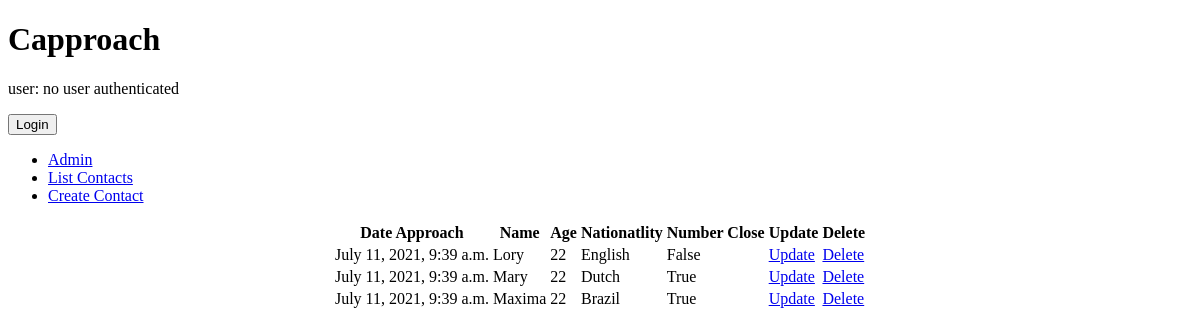
Before: / with the older database file.
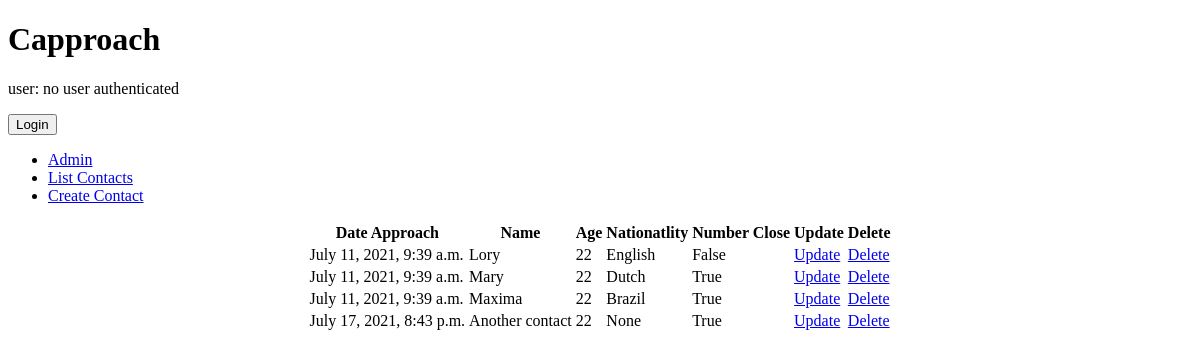
After: the same page with the newer database file.
### core/models.py (models this page shows, shortened)
class Contact(models.Model):
	AGE_CHOICES = [(i,i) for i in range(15, 50)]
	DURATION_CHOICES = [('Short', 'Short'), ('Medium', 'Medium'), ('Long', 'Long')]
	INTERACTION_CHOICES = [(i,i) for i in range(1, 11)]
	LOOKS_CHOICES = [(i,i) for i in range(1, 11)]
	BOOLEAN_CHOICES = [(1, 'yes'),(0, 'no')]
	date_approach = models.DateTimeField(default=timezone.now)
	name = models.CharField(max_length=30, blank=False)
	age = models.IntegerField(blank=True, null=True, choices=AGE_CHOICES, default=22)
	nationality = models.CharField(max_length=30, blank=True, null=True)
	duration = models.CharField(max_length=30, choices=DURATION_CHOICES, default='Medium', blank=True, null=True)
	interaction = models.IntegerField(blank=True, null=True, choices=INTERACTION_CHOICES, default=7)
	looks = models.IntegerField(blank=True, null=True, choices=LOOKS_CHOICES, default=7)
	close = models.BooleanField(choices=BOOLEAN_CHOICES, default=1, blank=True)
	reply = models.BooleanField(choices=BOOLEAN_CHOICES, default=0, blank=True)
	date = models.BooleanField(choices=BOOLEAN_CHOICES, default=0, blank=True)
	lay = models.BooleanField(choices=BOOLEAN_CHOICES, default=0, blank=True)
	comments = models.TextField(blank = True, max_length=300)
	created_at = models.DateTimeField(editable=False, default=timezone.now)
	updated_at = models.DateTimeField(editable=False, default=timezone.now)

### core/views.py (the view)
# urls.py: path('', views.ContactListView.as_view(), name='contact_list'),
class ContactListView(ListView):
	model = Contact

### core/templates/core/contact_list.html
{% extends 'core/base.html' %}
{% block content %}
<center>
<table>
<tr>
<th>Date Approach</th>
<th>Name</th>
<th>Age</th>
<th>Nationatlity</th>
<th>Number Close</th>
<th>Update</th>
<th>Delete</th>
</tr>
{% for contact in contact_list %}
<tr>
<td>{{ contact.date_approach }}</td>
<td>{{ contact.name }}</td>
<td>{{ contact.age }}</td>
<td>{{ contact.nationality }}</td>
<td>{{ contact.close }}</td>
<td><a href="{% url 'contact_update' contact.pk %}">Update</a></td>
<td><a href="{% url 'contact_delete' contact.pk %}">Delete</a></td>
</tr>
{% endfor %}
</table>
</center>
{% endblock %}

### core/templates/core/base.html (shortened to what this page needs)
<!DOCTYPE html>
<html>
<head>
</head>
<body>
<h1>Capproach</h1>
{% if user.is_authenticated %}
<p>user: {{ user.username }}</p>
<button onclick="location.href='{% url 'account_logout' %}'">Logout</button>
{% else %}
<p>user: no user authenticated</p>
<button onclick="location.href='{% url 'account_login' %}'">Login</button>
{% endif %}
<ul>
	<li><a href="{% url 'admin:index' %}">Admin</a></li>
	<li><a href="{% url 'contact_list' %}">List Contacts</a></li>
	<li><a href="{% url 'contact_create' %}">Create Contact</a></li>
</ul>
{% block content %}{% endblock %}
</body>
</html>

Changed rows visible on the page:
added Contact: date_approach "July 17, 2021, 8:43 p.m.", name "Another contact", age "22", nationality "None", close "True"
